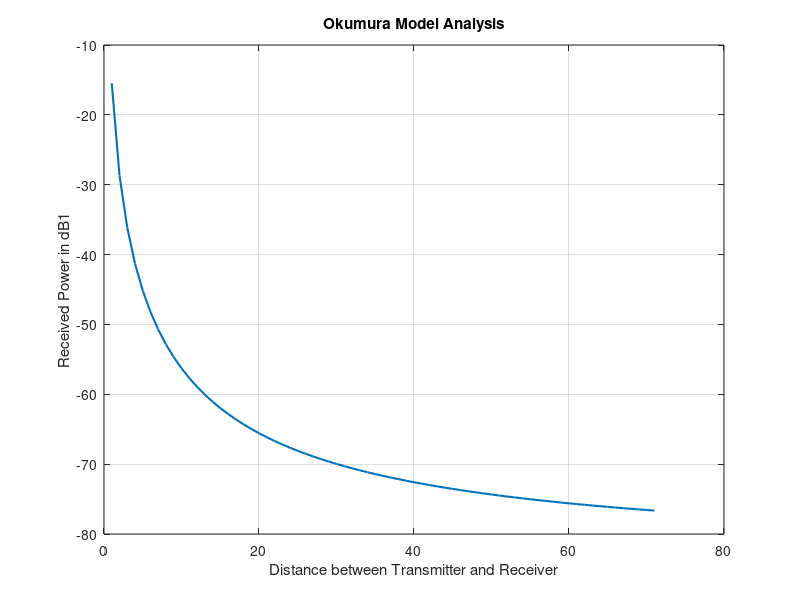

Recreate this plot in MATLAB.
% This program will plot the relationship Between Received Power with respect to Distance 
clc;
clear ;

% Transmitting  Antenna Height 
Hte=30:1:100;  
% Input of Parameters 
Hre=input('Enter the receiver antenna height 3m<hre<10m : ');
f=input('Enter the frequency 150Mhz<f<1920Mhz : ');
Pt=input('Enter the Transmitter power watts :  ');
Pt1=10*log10 (Pt);
fprintf('The Transmitted power in db is :%i\n',Pt1)

% Basic Calculation
x1=((4*pi)^2);
%lamda Calculation
c=3*10^8;
lamda=(c)/(f*10^6);  
lamda1=lamda*lamda;

% Median Attenuation Assumtion Amu (f,d) in dB
Amu = 35;    
%Gain Due to Type of Terrain in dB
Garea = 9;    
%Base Antenna Height Gain Factor in dB
Ghte = 20*log(Hte/200);
% Mobile a Antenna Height Gain Factor in dB
if(Hre>3)
Ghre = 20*log(Hre/3);    
else
Ghre = 10*log(Hre/3);
end
% Continue .......
% Free Space Loss
d=1:1:71;
d1=d.*d;

Lf = 10*log ((d1.*x1)/(lamda1));
% 50 th  Percentile (Median Value of Propogation Path Loss 
for n=1:1:d 
     L50 = Lf+Amu-Ghte-Ghre-Garea;
     Pr=(Pt1-L50);
%      Pr1=(Pr./10);
%      Pr2=10.^Pr1;
    
end
% Plotting of Graphes 
fprintf('\n######################################################################################');
fprintf('\nCaclulating Received Power Vs Distance Graph for Receiver antena Height of:%i m\n',Hre);
fprintf('Frequency:%i Mhz ,Transmitter Power:%i Watt (%i dB )\n',f,Pt,Pt1);
fprintf('#########################################################################################\n');
plot(d,Pr,'LineWidth',1.5);
title('Okumura Model Analysis');
xlabel('Distance between Transmitter and Receiver');
ylabel('Received Power in dB1');
grid on;




